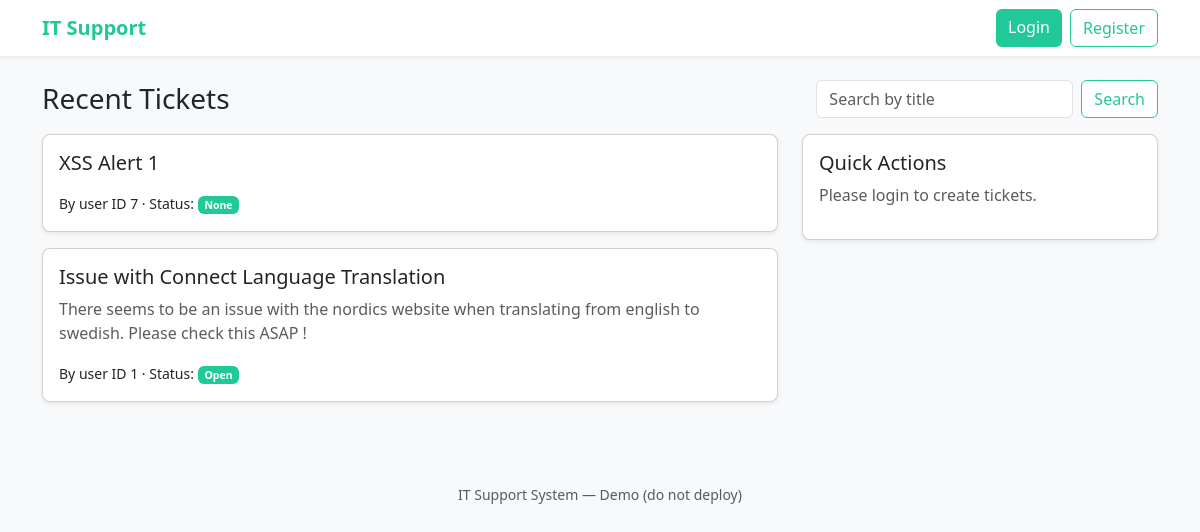
/, run on an earlier commit of the app's database.
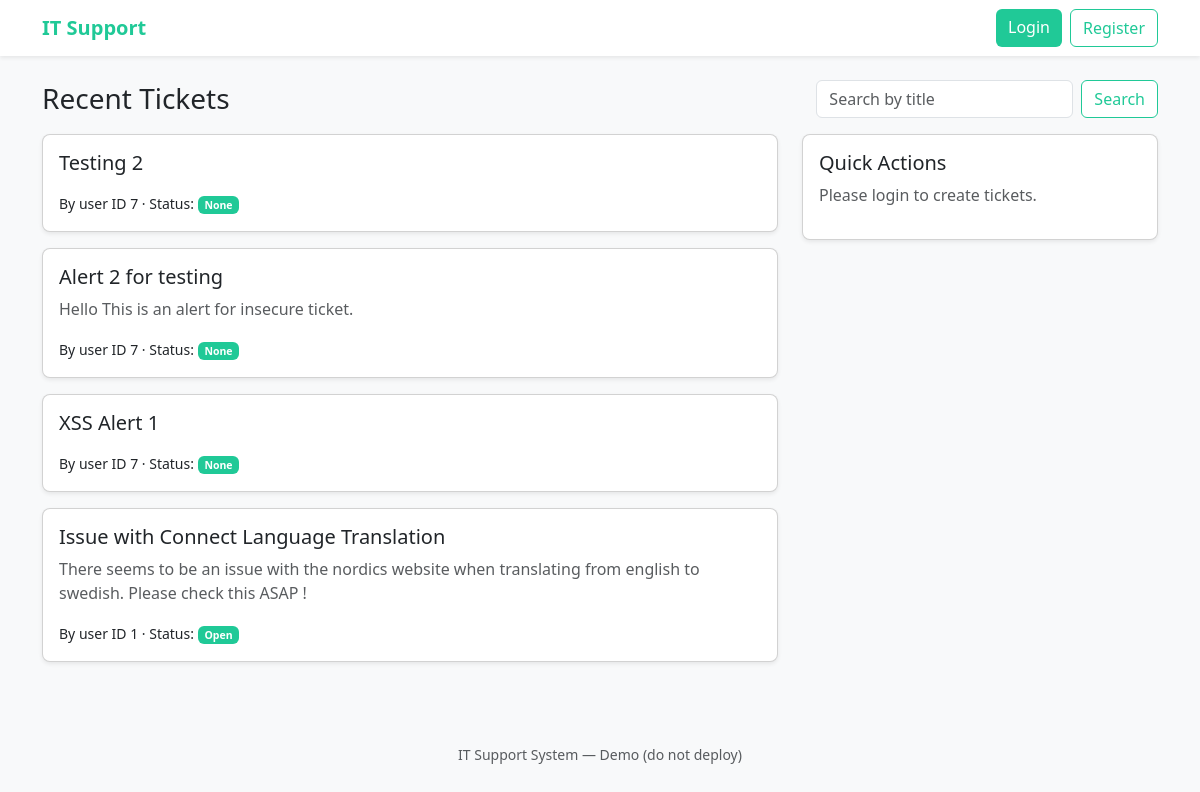
And on a later commit of the database.
### tables this page shows
CREATE TABLE tickets (id INTEGER PRIMARY KEY AUTOINCREMENT, title TEXT, description TEXT, creator INTEGER, status TEXT);

### app.py (the view)
@app.route("/")
def index():
    q = request.args.get("q", "")
    if q:
        tickets = safe_exec(
            "SELECT id, title, description, creator, status FROM tickets WHERE title LIKE ? ORDER BY id DESC",
            (f"%{q}%",)
        )
    else:
        tickets = safe_exec("SELECT id, title, description, creator, status FROM tickets ORDER BY id DESC")
    return render_template("index.html", tickets=tickets, q=q)

### app.py (called while the page is built)
def get_conn():
    conn = getattr(g, "_conn", None)
    if conn is None:
        conn = sqlite3.connect(DB_PATH)
        conn.row_factory = sqlite3.Row
        g._conn = conn
    return conn

@app.teardown_appcontext
def close_conn(exc):
    conn = getattr(g, "_conn", None)
    if conn is not None:
        conn.close()

def safe_exec(sql, params=()):
    conn = get_conn()
    cur = conn.cursor()
    cur.execute(sql, params)
    rows = cur.fetchall()
    conn.commit()
    return rows

### templates/index.html (shortened to what this page needs)
{% extends "base.html" %}
{% block content %}
<div class="d-flex justify-content-between align-items-center mb-3">
  <h3 class="mb-0">Recent Tickets</h3>
  <form class="d-flex" method="get" action="{{ url_for('index') }}">
    <input class="form-control me-2" name="q" placeholder="Search by title" value="{{ q }}">
    <button class="btn btn-outline-teal">Search</button>
  </form>
</div>
<div class="row">
  <div class="col-md-8">
    {% for t in tickets %}
      <div class="card mb-3 shadow-sm">
        <div class="card-body">
          <h5 class="card-title">{{ t['title'] }}</h5>
          <p class="card-text text-muted">{{ t['description']|safe }}</p>
          <p class="mb-0"><small>By user ID {{ t['creator'] }} · Status: <span class="badge bg-teal">{{ t['status'] }}</span></small></p>
        </div>
      </div>
    {% else %}
      <p class="text-muted">No tickets yet.</p>
    {% endfor %}
  </div>
  <div class="col-md-4">
    <div class="card shadow-sm">
      <div class="card-body">
        <h5>Quick Actions</h5>
        {% if session.get('username') %}
          <a href="{{ url_for('new_ticket') }}" class="btn btn-teal w-100">Create Ticket</a>
        {% else %}
          <p class="text-muted">Please login to create tickets.</p>
        {% endif %}
      </div>
    </div>
  </div>
</div>
{% endblock %}

### templates/base.html (shortened to what this page needs)
<!doctype html>
<html lang="en">
<head>
  <link href="https://cdn.jsdelivr.net/npm/bootstrap@5.3.0/dist/css/bootstrap.min.css" rel="stylesheet">
  <link rel="stylesheet" href="{{ url_for('static', filename='css/style.css') }}">
</head>
<body class="bg-light">
  <nav class="navbar navbar-expand-lg navbar-white shadow-sm">
    <div class="container">
      <a class="navbar-brand text-teal fw-bold" href="{{ url_for('index') }}">IT Support</a>
      <div class="d-flex">
        {% if session.get('username') %}
          <span class="me-3">Signed in as <strong>{{ session['username'] }}</strong></span>
          <a class="btn btn-outline-teal me-2" href="{{ url_for('new_ticket') }}">New Ticket</a>
          {% if session.get('is_admin') %}
            <a class="btn btn-dark me-2" href="{{ url_for('admin_dashboard') }}">Admin</a>
          {% endif %}
          <a class="btn btn-danger" href="{{ url_for('logout') }}">Logout</a>
        {% else %}
          <a class="btn btn-teal me-2" href="{{ url_for('login') }}">Login</a>
          <a class="btn btn-outline-teal" href="{{ url_for('register') }}">Register</a>
        {% endif %}
      </div>
    </div>
  </nav>
  <div class="container py-4">
    {% block content %}{% endblock %}
  </div>
  <footer class="text-center py-3 mt-4">
    <small class="text-muted">IT Support System — Demo (do not deploy)</small>
  </footer>
</body>
</html>

### static/css/style.css (style rules this page uses)
:root { --teal: #20c997; --teal-dark: #198f73; --teal-light: #e6fcf7; }
.text-teal { color: var(--teal) !important; }
.btn-teal { background-color: var(--teal); color: #fff; border: none; }
.btn-outline-teal { color: var(--teal); border-color: var(--teal); background: white; }
.badge.bg-teal { background-color: var(--teal); color: #fff; }
.navbar-white { background-color: #fff; }
body { background-color: #f8f9fa; }
.card { border-radius: 0.5rem; }

What changed in the data, as far as the page shows it:
added tickets: title "Testing 2", creator "7", status "None"
added tickets: title "Alert 2 for testing", description "Hello This is an alert for insecure ticket.", creator "7", status "None"
